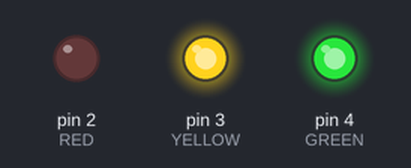
Simulated run of this sketch. Board: Arduino Uno, built with avr-gcc and run on an emulated ATmega328P. On the bench: output pins drawn as LEDs (lit = HIGH).

Above: at 2.2 s.
At 4.7 s:
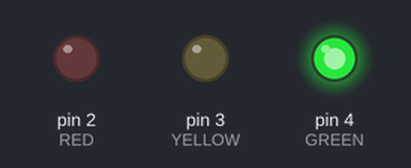
At 6.5 s:
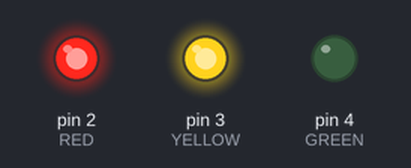
At 8.3 s:
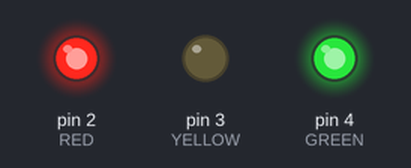
Timing chart, 0 to 11.4 s (numbered marks = the images above):
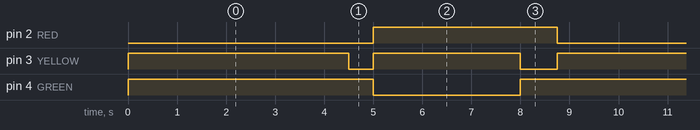

The sketch:

Traffic-Light-on-Arduino.ino
```cpp
const int RED    = 2;
const int YELLOW = 3;
const int GREEN  = 4;

void setup() {
  pinMode(RED, OUTPUT);
  pinMode(YELLOW, OUTPUT);
  pinMode(GREEN, OUTPUT);

  digitalWrite(RED, LOW);
  digitalWrite(YELLOW, LOW);
  digitalWrite(GREEN, LOW);
}

void setLights(bool r, bool y, bool g){
  digitalWrite(RED, r ? LOW : HIGH);
  digitalWrite(YELLOW, y ? LOW : HIGH);
  digitalWrite(GREEN, g ? LOW : HIGH);
}

void loop() {
  setLights(true,false,false);
  delay(4500);

  setLights(true,true,false);
  delay(500);

  setLights(false,false,true);
   delay(3000);

  setLights(false,true,false);
   delay(750);

}
```

Measured:
- by itself, pin 2 (RED): alternates HIGH for 3.8 s and LOW for 5.0 s
- by itself, pin 3 (YELLOW): repeats every 8.8 s: LOW 0.50 s, HIGH 3.0 s, LOW 0.75 s, HIGH 4.5 s
- by itself, pin 4 (GREEN): repeats every 8.8 s: LOW 3.0 s, HIGH 5.8 s
